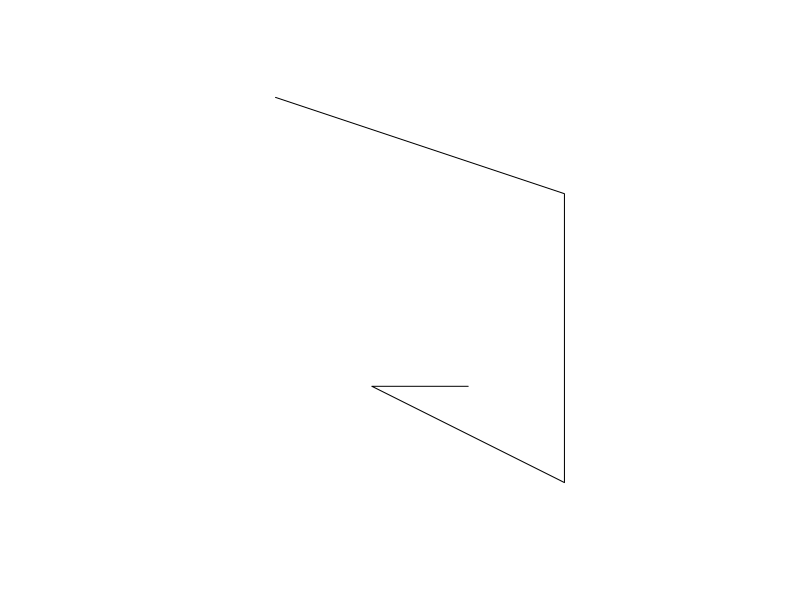
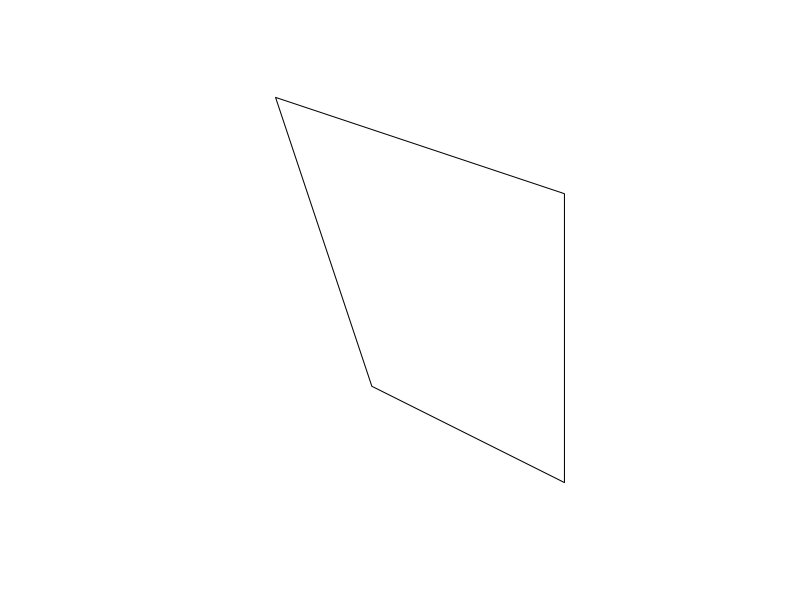
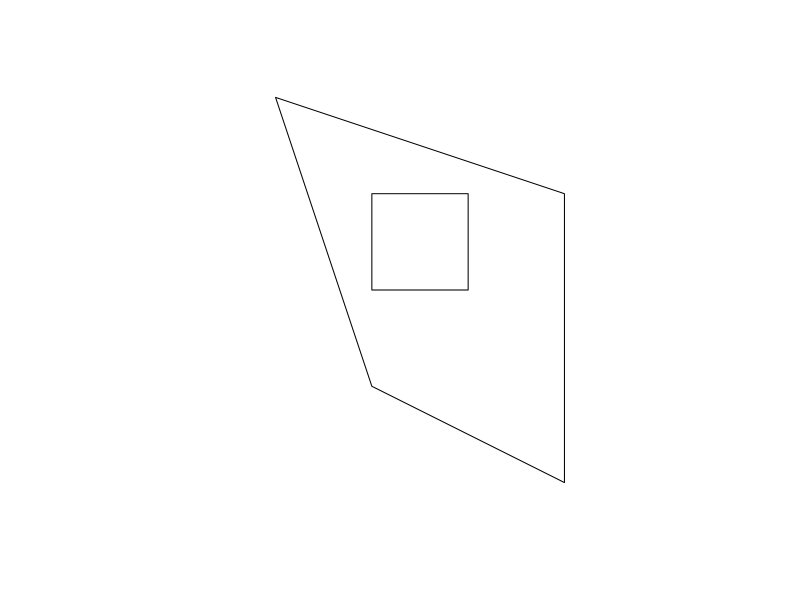
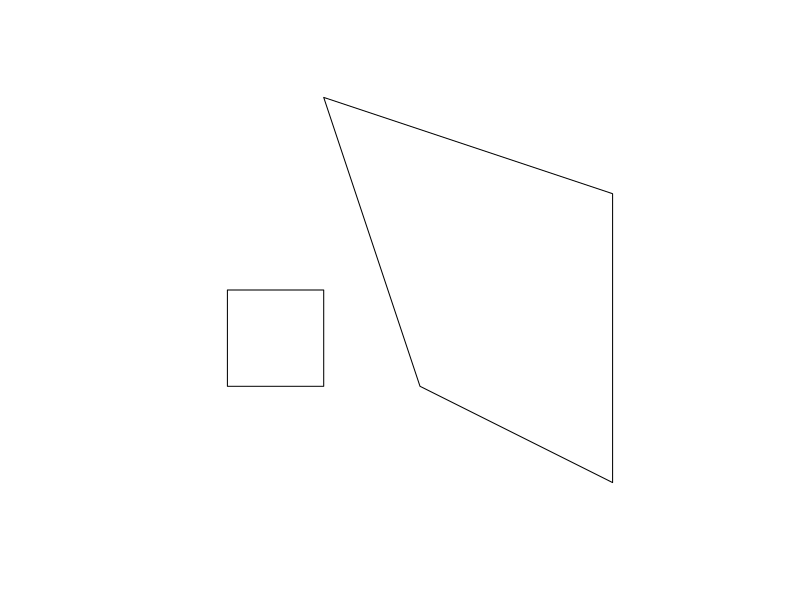
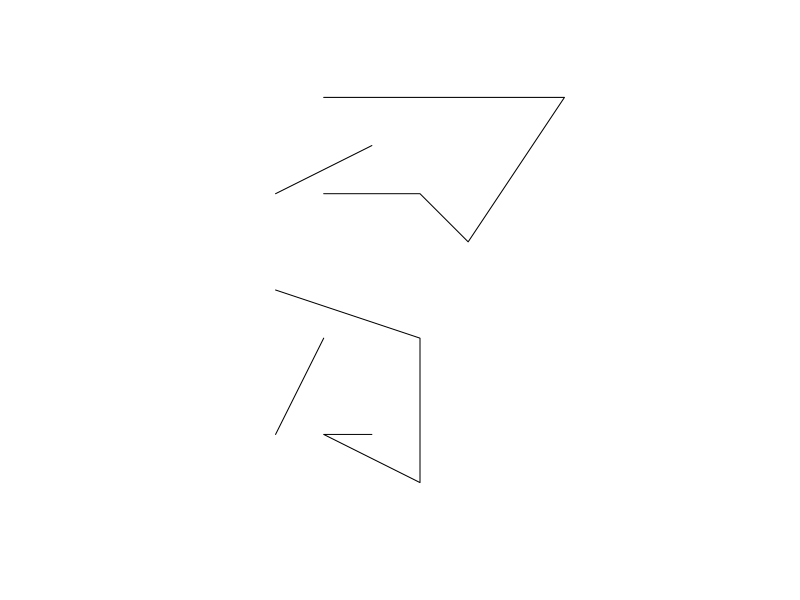

Generate these figures, in order, with R:
## ---- chunk 1
sf::st_point(c(5, 2)) # XY point
sf::st_point(c(5, 2, 3)) # XYZ point
## ---- chunk 2
mp.matrix <- rbind(c(5, 2), c(1, 3), c(3, 4), c(3, 2))
mp.matrix
sf::st_multipoint(mp.matrix)

ls.matrix <- rbind(c(1, 5), c(4, 4), c(4, 1), c(2, 2), c(3, 2))
sf::st_linestring(ls.matrix)
sf::st_linestring(ls.matrix)

plot(sf::st_multipoint(mp.matrix))
plot(sf::st_linestring(ls.matrix))
## ---- chunk 3
poly.list <- list(rbind(c(1, 5), c(2, 2), c(4, 1), c(4, 4), c(1, 5)))
sf::st_polygon(poly.list)

poly.border <- rbind(c(1, 5), c(2, 2), c(4, 1), c(4, 4), c(1, 5))
poly.hole <- rbind(c(2, 4), c(3, 4), c(3, 3), c(2, 3), c(2, 4))
poly.with.hole.list <- list(poly.border, poly.hole)
sf::st_polygon(poly.with.hole.list)

plot(sf::st_polygon(poly.list))
plot(sf::st_polygon(poly.with.hole.list))
## ---- chunk 4
point1 <- sf::st_point(c(5, 2))
point2 <- sf::st_point(c(1, 3))
sf::st_sfc(point1, point2)
## ---- chunk 5
poly.list1 <- list(rbind(c(1, 5), c(2, 2), c(4, 1), c(4, 4), c(1, 5)))
polygon1 <- sf::st_polygon(poly.list1)
poly.list2 <- list(rbind(c(0, 2), c(1, 2), c(1, 3), c(0, 3), c(0, 2)))
polygon2 <- sf::st_polygon(poly.list2)
sf::st_sfc(polygon1, polygon2)

plot(sf::st_sfc(polygon1, polygon2))
## ---- chunk 6
mls.list1 <- list(rbind(c(1, 5), c(4, 4), c(4, 1), c(2, 2), c(3, 2)), 
                  rbind(c(1, 2), c(2, 4)))
mls1 <- sf::st_multilinestring((mls.list1))
mls.list2 <- list(rbind(c(2, 9), c(7, 9), c(5, 6), c(4, 7), c(2, 7)), 
                  rbind(c(1, 7), c(3, 8)))
mls2 <- sf::st_multilinestring((mls.list2))
sf::st_sfc(mls1, mls2)

plot(sf::st_sfc(mls1, mls2))
## ---- chunk 7
sf::st_sfc(point1, mls1)
## ---- chunk 8
sf::st_sfc(point1, point2)
## ---- chunk 9
( sfc1 <- sf::st_sfc(point1, point2, 
                     crs = 4326) )
## ---- chunk 10
sf::st_crs(sfc1)
## ---- chunk 11
methods(class = "sf")
## ---- chunk 12
library(spData)

dim(world)
nrow(world)
ncol(world)
## ---- chunk 13
world.df <- world |>
  sf::st_drop_geometry()
class(world.df)
## ---- chunk 14
FSU.point <- sf::st_point(c(-84.29849, 30.44188))
TLH.point <- sf::st_point(c(-84.34505, 30.39541))
## ---- chunk 15
our.geometry <- sf::st_sfc(FSU.point, TLH.point, 
                           crs = 4326)
## ---- chunk 16
our.attributes <- data.frame(name = c("FSU", "Airport"),
                             temperature = c(25, 22),
                             date = c(as.Date("2022-09-06"), as.Date("2022-09-06")),
                             category = c("campus", "airport"),
                             automatic = c(TRUE, FALSE))
## ---- chunk 17
( sfdf <- sf::st_sf(our.attributes, 
                  geometry = our.geometry) )
## ---- chunk 18
sfdf
class(sfdf)
## ---- chunk 19
df <- sfdf |>
  as.data.frame()
class(df)
## ---- chunk 20
df <- sfdf |>
  sf::st_drop_geometry()
## ---- chunk 21
df1 <- us_states |> 
  dplyr::select(starts_with("total")) 
head(df1)
## ---- chunk 22
df2 <- us_states |> 
  dplyr::filter(REGION == "Midwest") |> 
  dplyr::summarize(TotalPop2010 = sum(total_pop_10),
                   TotalPop2015 = sum(total_pop_15))
head(df2)
## ---- chunk 23
world.sp <- world |>
  as(Class = "Spatial")
## ---- chunk 24
world.sf <- world.sp |>
  sf::st_as_sf()
